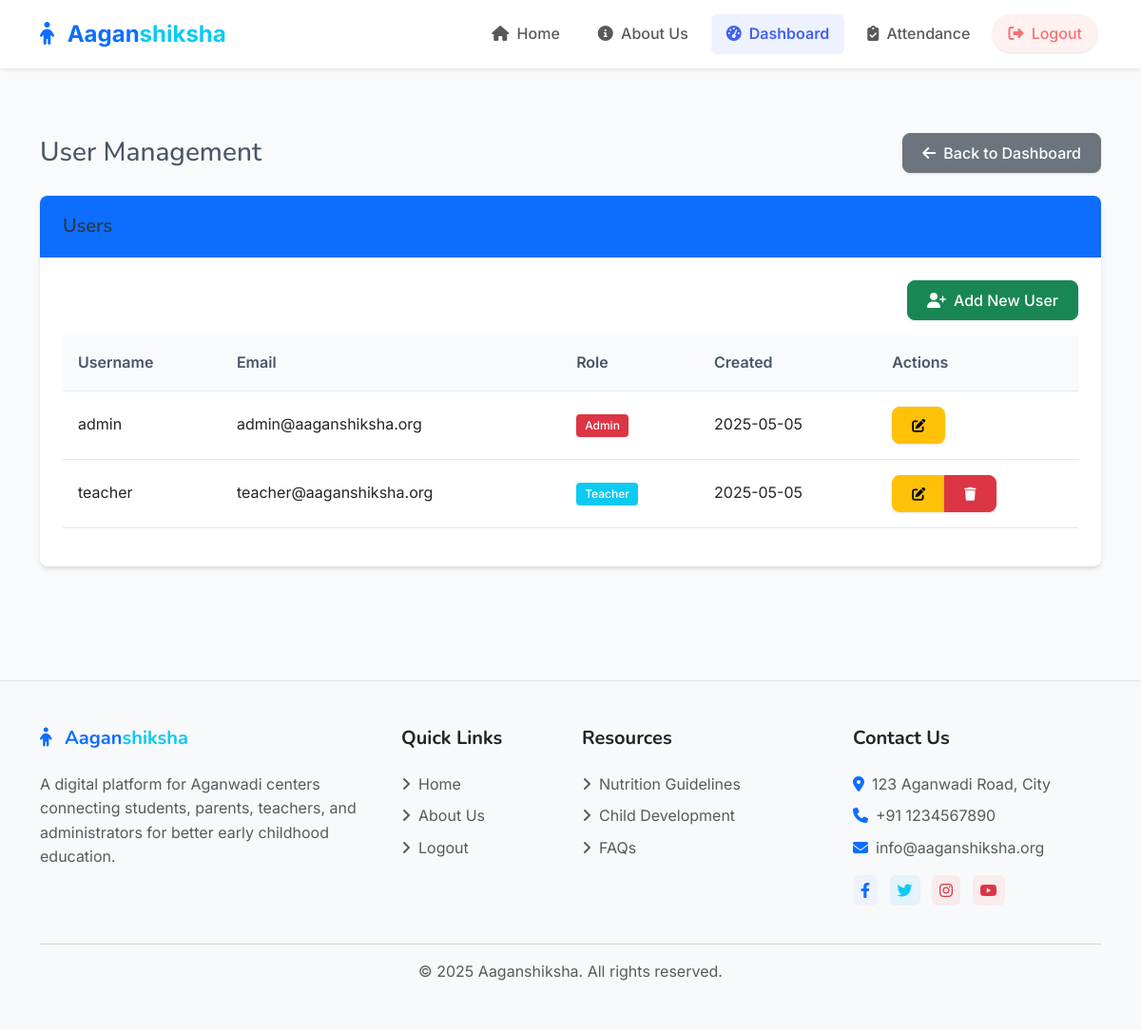
The app's page /admin/users (signed in) with its own data.
### models.py (models this page shows, shortened)
class User(UserMixin, db.Model):
    id = db.Column(db.Integer, primary_key=True)
    username = db.Column(db.String(64), unique=True, nullable=False)
    email = db.Column(db.String(120), unique=True, nullable=False)
    password_hash = db.Column(db.String(256), nullable=False)
    role = db.Column(db.String(20), nullable=False)  # 'admin', 'teacher'
    aadhar_number = db.Column(db.String(12), unique=True, nullable=False)
    created_at = db.Column(db.DateTime, default=datetime.utcnow)
    complaints = db.relationship('Complaint', backref='author', lazy=True)
    nutrition_tips = db.relationship('NutritionTip', backref='created_by', lazy=True)
    activities = db.relationship('Activity', backref='created_by', lazy=True)

### routes/admin.py (the view)
@admin_bp.route('/users')
@login_required
@admin_required
def users():
    users = User.query.all()
    return render_template('admin/users.html', users=users)

### app.py (called while the page is built)
@app.context_processor
def inject_csrf_token():
    return dict(csrf_token=generate_csrf)

@login_manager.user_loader
def load_user(user_id):
    return User.query.get(int(user_id))

### routes/admin.py (called while the page is built)
def admin_required(f):
    @wraps(f)
    def decorated_function(*args, **kwargs):
        if not current_user.is_authenticated or current_user.role != 'admin':
            flash('You need to be an admin to access this page.', 'danger')
            return redirect(url_for('auth.login'))
        return f(*args, **kwargs)
    return decorated_function

### templates/admin/users.html (shortened to what this page needs)
{% extends 'base.html' %}
{% block content %}
<div class="container py-4">
    <div class="d-flex justify-content-between align-items-center mb-4">
        <h1 class="h3 mb-0">User Management</h1>
        <a href="{{ url_for('admin.dashboard') }}" class="btn btn-secondary">
            <i class="fas fa-arrow-left me-2"></i>Back to Dashboard
        </a>
    </div>
    <div class="card mb-4">
        <div class="card-header bg-primary text-white">
            <h5 class="mb-0">
                {% if is_add %}
                    Add New User
                {% elif is_edit %}
                    Edit User
                {% else %}
                    Users
                {% endif %}
            </h5>
        </div>
        <div class="card-body">
            {% if is_add or is_edit %}
                <form method="POST">
                    {{ form.hidden_tag() }}
                    <div class="row mb-3">
                        <div class="col-md-6">
                            <label class="form-label">Username</label>
                            {{ form.username(class="form-control") }}
                            {% if form.username.errors %}
                                <div class="text-danger">
                                    {% for error in form.username.errors %}
                                        <small>{{ error }}</small>
                                    {% endfor %}
                                </div>
                            {% endif %}
                        </div>
                        <div class="col-md-6">
                            <label class="form-label">Email</label>
                            {{ form.email(class="form-control") }}
                            {% if form.email.errors %}
                                <div class="text-danger">
                                    {% for error in form.email.errors %}
                                        <small>{{ error }}</small>
                                    {% endfor %}
                                </div>
                            {% endif %}
                        </div>
                    </div>
                    <div class="row mb-3">
                        {% if is_add %}
                            <div class="col-md-6">
                                <label class="form-label">Password</label>
                                {{ form.password(class="form-control") }}
                                {% if form.password.errors %}
                                    <div class="text-danger">
                                        {% for error in form.password.errors %}
                                            <small>{{ error }}</small>
                                        {% endfor %}
                                    </div>
                                {% endif %}
                            </div>
                            <div class="col-md-6">
                                <label class="form-label">Confirm Password</label>
                                {{ form.confirm_password(class="form-control") }}
                                {% if form.confirm_password.errors %}
                                    <div class="text-danger">
                                        {% for error in form.confirm_password.errors %}
                                            <small>{{ error }}</small>
                                        {% endfor %}
                                    </div>
                                {% endif %}
                            </div>
                        {% else %}
                            <div class="col-md-6">
                                <label class="form-label">New Password (leave blank to keep current)</label>
                                {{ form.password(class="form-control") }}
                                {% if form.password.errors %}
                                    <div class="text-danger">
                                        {% for error in form.password.errors %}
                                            <small>{{ error }}</small>
                                        {% endfor %}
                                    </div>
                                {% endif %}
                            </div>
                            <div class="col-md-6">
                                <label class="form-label">Confirm New Password</label>
                                {{ form.confirm_password(class="form-control") }}
                                {% if form.confirm_password.errors %}
                                    <div class="text-danger">
                                        {% for error in form.confirm_password.errors %}
                                            <small>{{ error }}</small>
                                        {% endfor %}
                                    </div>
                                {% endif %}
                            </div>
                        {% endif %}
                    </div>
                    <div class="mb-3">
                        <label class="form-label">Role</label>
                        {{ form.role(class="form-select") }}
                        {% if form.role.errors %}
                            <div class="text-danger">
                                {% for error in form.role.errors %}
                                    <small>{{ error }}</small>
                                {% endfor %}
                            </div>
                        {% endif %}
                    </div>
                    <div class="d-flex justify-content-between">
                        <a href="{{ url_for('admin.users') }}" class="btn btn-secondary">Cancel</a>
                        {{ form.submit(class="btn btn-primary") }}
                    </div>
                </form>
            {% else %}
                <div class="d-flex justify-content-end mb-3">
                    <a href="{{ url_for('admin.add_user') }}" class="btn btn-success">
                        <i class="fas fa-user-plus me-2"></i>Add New User
                    </a>
                </div>
                <div class="table-responsive">
                    <table class="table table-hover">
                        <thead>
                            <tr>
                                <th>Username</th>
                                <th>Email</th>
                                <th>Role</th>
                                <th>Created</th>
                                <th>Actions</th>
                            </tr>
                        </thead>
                        <tbody>
                            {% if users %}
                                {% for user in users %}
                                    <tr>
                                        <td>{{ user.username }}</td>
                                        <td>{{ user.email }}</td>
                                        <td>
                                            <span class="badge {% if user.role == 'admin' %}bg-danger{% else %}bg-info{% endif %}">
                                                {{ user.role|capitalize }}
                                            </span>
                                        </td>
                                        <td>{{ user.created_at.strftime('%Y-%m-%d') }}</td>
                                        <td>
                                            <div class="btn-group btn-group-sm">
                                                <a href="{{ url_for('admin.edit_user', id=user.id) }}" class="btn btn-warning">
                                                    <i class="fas fa-edit"></i>
                                                </a>
                                                {% if user.id != current_user.id %}
                                                    <button type="button" class="btn btn-danger" data-bs-toggle="modal" data-bs-target="#deleteModal{{ user.id }}">
                                                        <i class="fas fa-trash"></i>
                                                    </button>
                                                {% endif %}
                                            </div>
                                        </td>
                                    </tr>
                                {% endfor %}
                            {% else %}
                                <tr>
                                    <td colspan="5" class="text-center">No users found.</td>
                                </tr>
                            {% endif %}
                        </tbody>
                    </table>
                </div>
            {% endif %}
        </div>
    </div>
</div>
{% endblock %}

### static/css/style.css (style rules this page uses)
:root { --primary-color: #4361ee; --primary-light: #eef2ff; --secondary-color: #3f72af; --info-color: #3abff8; --success-color: #36d399; --warning-color: #fbbd23; --danger-color: #f87272; --light-color: #f8f9fa; --dark-color: #333333; --text-color: #4a5568; --border-radius: 0.5rem; --box-shadow: 0 4px 6px -1px rgba(0, 0, 0, 0.1), 0 2px 4px -1px rgba(0, 0, 0, 0.06); --transition: all 0.3s ease; }
body { min-height: 100vh; display: flex; flex-direction: column; font-family: 'Inter', -apple-system, BlinkMacSystemFont, 'Segoe UI', Roboto, Oxygen, Ubuntu, Cantarell, 'Open Sans', 'Helvetica Neue', sans-serif; color: var(--text-color); background-color: #f9fafb; line-height: 1.6; }
h1, h2, h3, h4, h5, h6 { font-family: 'Nunito', -apple-system, BlinkMacSystemFont, 'Segoe UI', Roboto, Oxygen, Ubuntu, Cantarell, 'Open Sans', 'Helvetica Neue', sans-serif; font-weight: 600; color: #2d3748; }
a { transition: var(--transition); }
.btn { border-radius: var(--border-radius); padding: 0.5rem 1.25rem; font-weight: 500; transition: var(--transition); box-shadow: 0 1px 3px rgba(0,0,0,0.12); }
.card { border: none; border-radius: var(--border-radius); box-shadow: var(--box-shadow); transition: var(--transition); overflow: hidden; }
.card-header { background-color: white; border-bottom: 1px solid rgba(0, 0, 0, 0.05); padding: 1.25rem 1.5rem; font-weight: 600; }
.card-body { padding: 1.5rem; }
.table { border-collapse: separate; border-spacing: 0; width: 100%; margin-bottom: 1rem; }
.table th { background-color: #f8fafc; font-weight: 600; padding: 1rem; text-align: left; color: #4a5568; border-bottom: 1px solid #e2e8f0; }
.table td { padding: 1rem; border-bottom: 1px solid #e2e8f0; vertical-align: middle; }
.badge { padding: 0.5em 0.75em; font-weight: 500; border-radius: 0.25rem; }

### records on screen
User: username "admin", email "admin@aaganshiksha.org", role "Admin", created_at "2025-05-05"
User: username "teacher", email "teacher@aaganshiksha.org", role "Teacher", created_at "2025-05-05"

### other values on screen
{{ current_year|default(2025) }} "2025"
